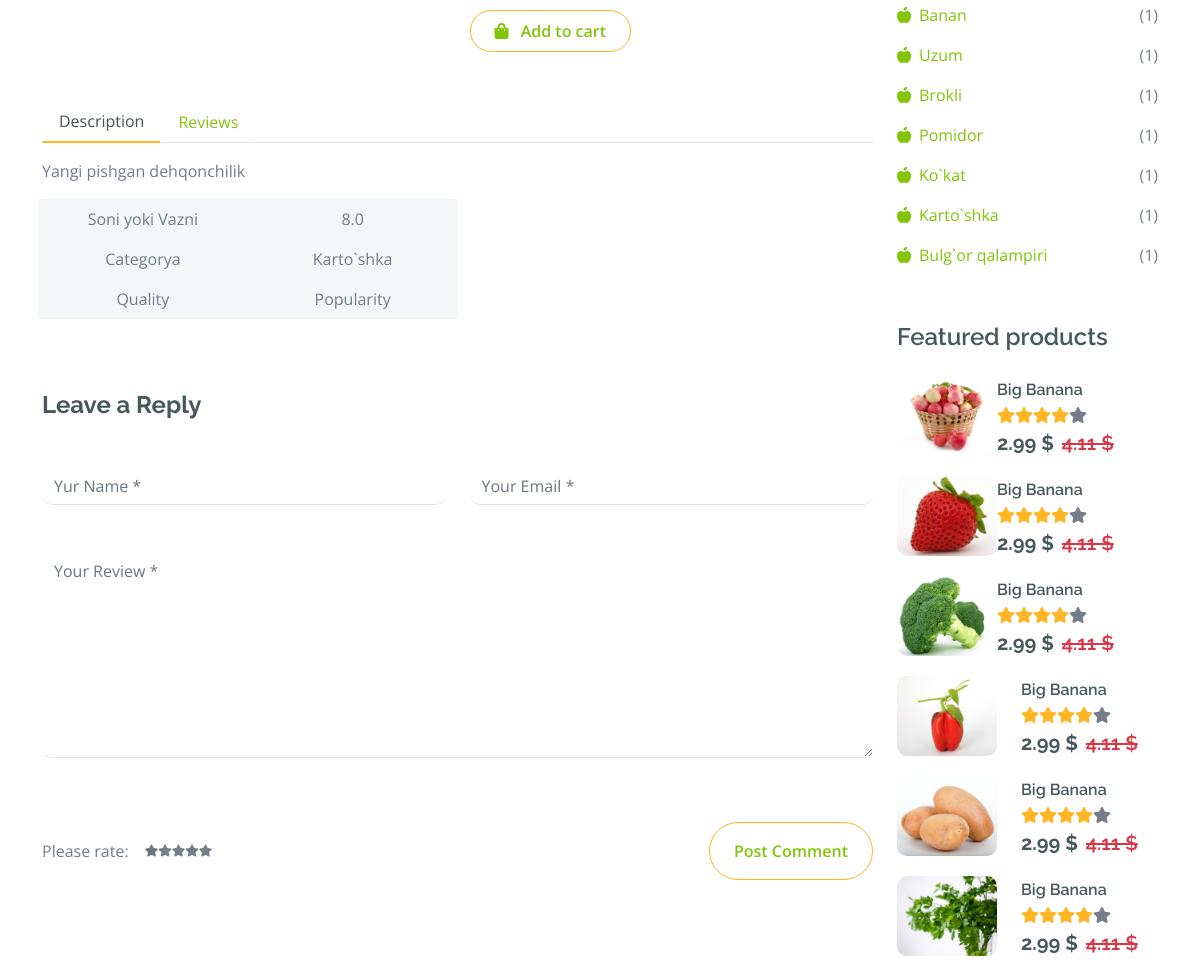
The app's page /shop-detail/kartoshka (signed in, middle part), older data.
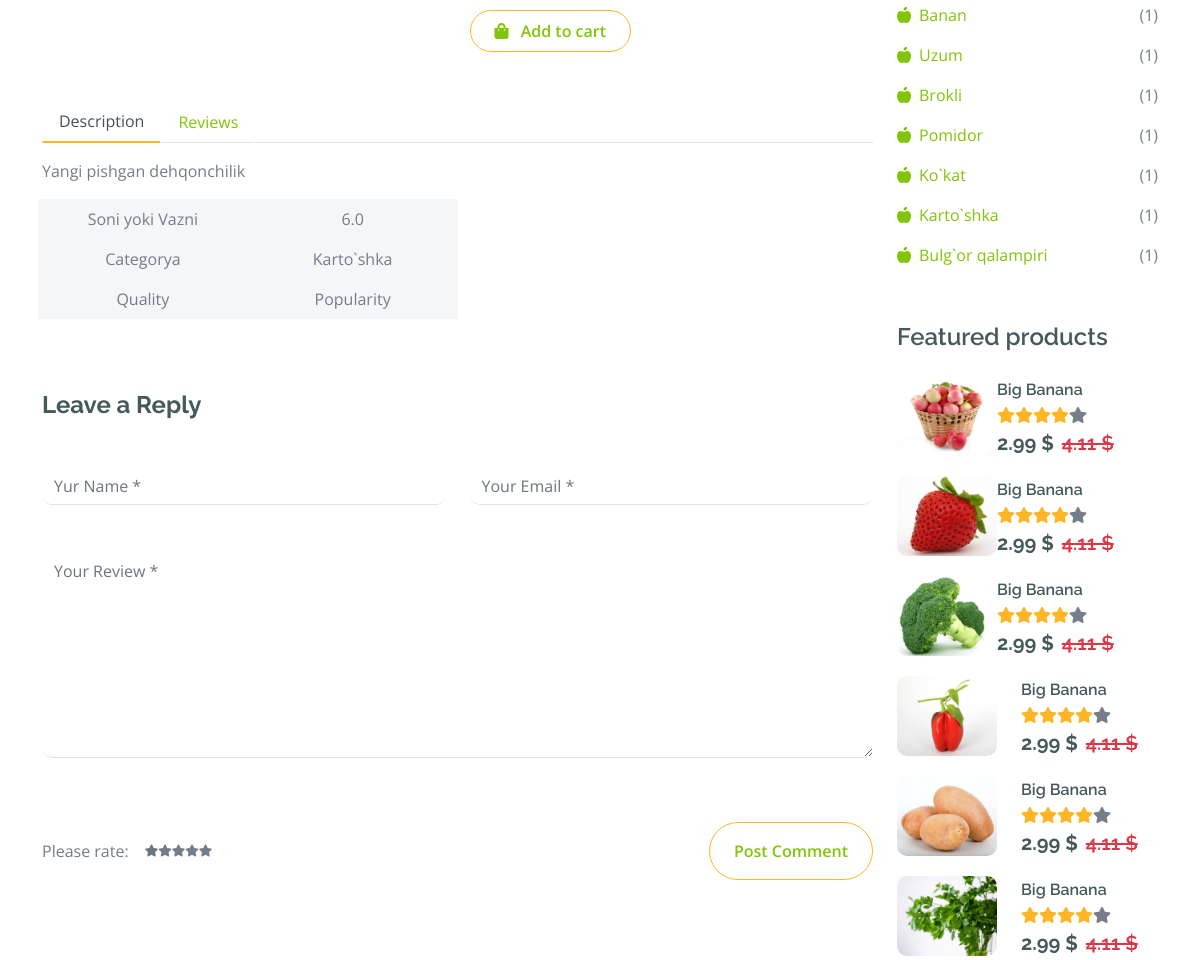
The same page, newer data.
### fath/models.py (models this page shows, shortened)
class Product(models.Model):
    category = models.ForeignKey(Category, on_delete=models.CASCADE)
    filter_choice = models.CharField(max_length=255, choices=FILTER_CHOICES, null=True)
    img = models.ImageField(upload_to='product_img/')
    name = models.CharField(max_length=255)
    body = models.TextField()
    price = models.FloatField()
    dicount = models.FloatField(blank=True, null=True)
    quantity = models.FloatField()
    slug = models.SlugField(blank=True, null=True)
    created = models.DateTimeField(auto_now_add=True)

class Category(models.Model):
    name = models.CharField(max_length=255, unique=True)
    img = models.ImageField(upload_to='category_img/')
    slug = models.SlugField(blank=True, null=True)
    parent = models.ForeignKey('self', on_delete=models.CASCADE,blank=True,null=True,related_name='subcategories')
    def __str__(self):
        return self.name

### fath/views.py (the view)
# urls.py: path('shop-detail/<slug:slug>', views.ShopDetail.as_view(), name='shop_detail'),
class ShopDetail(DetailView):
    model = models.Product
    context_object_name = 'product'
    template_name = 'fath/shop-detail.html'
    extra_context = {
        'categories': models.Category.objects.filter(parent=None)
    }
    def get_context_data(self, **kwargs):
        context = super().get_context_data(**kwargs)
        product = models.Product.objects.get(slug=self.kwargs['slug'])
        rating = models.Rating.objects.filter(product=product, user=self.request.user).first()
        context['user_rating']= rating.rating if rating else 0
        return context

### templates/fath/shop-detail.html (shortened to what the changed rows need)
{% extends 'base.html' %}
{% load static %}
{% block content %}
        <div class="container-fluid py-5 mt-5">
            <div class="container py-5">
                <div class="row g-4 mb-5">
                    <div class="col-lg-8 col-xl-9">
                        <div class="row g-4">
                            <div class="col-lg-12">
                                <div class="tab-content mb-5">
                                    <div class="tab-pane active" id="nav-about" role="tabpanel" aria-labelledby="nav-about-tab">
                                        <p>{{product.body|linebreaks}}</p>
                                        <div class="px-2">
                                            <div class="row g-4">
                                                <div class="col-6">
                                                    <div class="row bg-light align-items-center text-center justify-content-center py-2">
                                                        <div class="col-6">
                                                            <p class="mb-0">{{product.quantity}}</p>
                                                        </div>
                                                    </div>
                                                    <div class="row bg-light text-center align-items-center justify-content-center py-2">
                                                        <div class="col-6">
                                                            <p class="mb-0">{{product.category}}</p>
                                                        </div>
                                                    </div>
                                                    <div class="row bg-light text-center align-items-center justify-content-center py-2">
                                                        <div class="col-6">
                                                                <p class="mb-0">{{ product.get_filter_choice_display }}</p>
                                                        </div>
                                                    </div>
                                                </div>
                                            </div>
                                        </div>
                                    </div>
                                </div>
                            </div>
                        </div>
                    </div>
                </div>
            </div>
        </div>
        {% endblock content %}

Row changes from the older to the newer data that the page shows:
changed Product "Yangi pishgan dehqonchilik": quantity "8.0" → "6.0"
